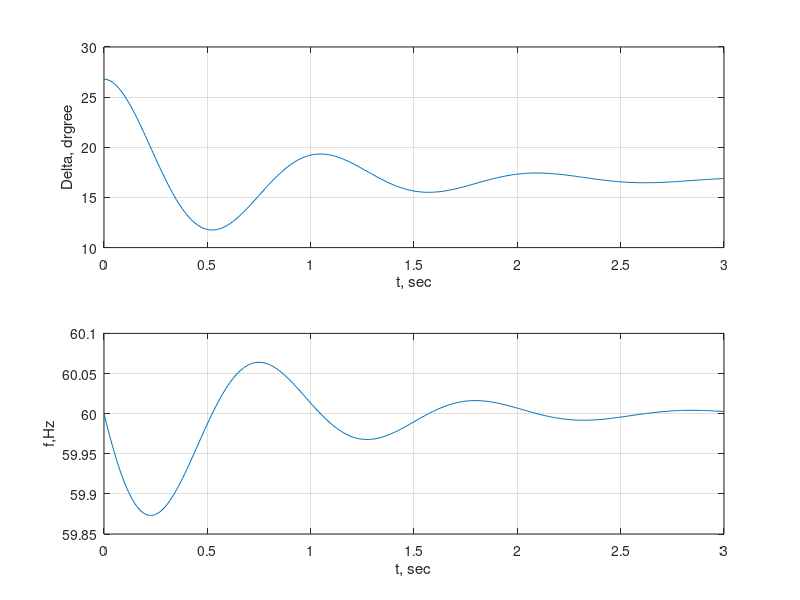

The MATLAB script that drew this image: (Note: this script raises an error after producing the figure.)
%%%%%%%%%%%%%%%%%%%%%%%%%%%%%%%%%%%%%%%%%%%%%%%%%%%%%%%%%%%%%%%%%%%%%%%%%%%
% POWER SYSTEM LAB-II (M.Tech. (EE-PSE))
% EXPERIMENT No. 3
% Example-02 on dynamics of single machine infinite bus system.
% Modified by: Dr. Rajat Kanti Samal, VSSUT Burla
%%%%%%%%%%%%%%%%%%%%%%%%%%%%%%%%%%%%%%%%%%%%%%%%%%%%%%%%%%%%%%%%%%%%%%%%%%%

clc
clear all
E=1.35;  V=1.0;  H=9.94;  X=0.65;   Pm=0.6;  D=0.138;    f0=60;
Pmax=E*V/X 
d0=asin(Pm/Pmax)                % Maximum Power
Ps=Pmax*cos(d0)
wn=sqrt(pi*60/H*Ps)
z=D/2*sqrt(pi*60/(H*Ps))
wd=wn*sqrt(1-z^2);   
fd=wd/(2*pi)
tau=1/(z*wn)
th=acos(z)
Dd0=10*pi/180;
t=0:.01:3;
Dd=Dd0/sqrt(1-z^2)*exp(-z*wn*t).*sin(wd*t + th);
d=(d0+Dd)*180/pi;
Dw=-wn*Dd0/sqrt(1-z^2)*exp(-z*wn*t).*sin(wd*t);
f=f0+Dw/(2*pi);
figure(1), subplot(2,1,1), plot(t,d), grid
xlabel('t, sec'),ylabel('Delta, drgree')
subplot(2,1,2), plot(t,f), grid
xlabel('t, sec'),ylabel('f,Hz')
A=[0 1; -wn^2  -2*z*wn];
B=[0; 0];
C=[1 0; 0 1];
D=[0; 0];
Dx0=[Dd0; 0];
[y,x]= initial(A, B, C, D, Dx0, t);
Dd=x(:,1);  Dw=x(:,2);
d=(d0+Dd)*180/pi;
f=f0+Dw/(2*pi);
figure(2),subplot(2,1,1), plot(t,d), grid
xlabel('t,sec'),ylabel('f,Hz'), subplot(1,1,1)







